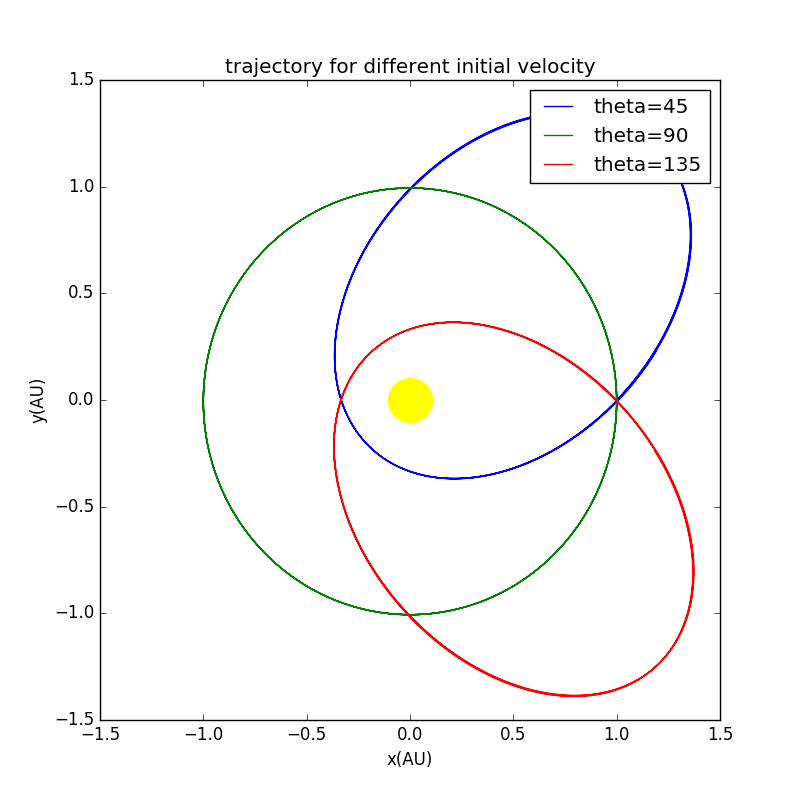

Source code (Python):
import matplotlib.pyplot as plt
import math

# this function gives trac
def trac(vxx,vyy):
    x=[1]
    y=[0]   
    vx=[vxx]
    vy=[vyy]
    t=[0]
    dt=0.002

    while t[-1]<=4:
        r2=(x[-1])**2+(y[-1])**2
        r=math.sqrt(r2)
        ox=-4*math.pi*math.pi*x[-1]/(r**3)
        oy=-4*math.pi*math.pi*y[-1]/(r**3)
        vx.append(vx[-1]+ox*dt)
        vy.append(vy[-1]+oy*dt)
        x.append(x[-1]+vx[-1]*dt)
        y.append(y[-1]+vy[-1]*dt)
        t.append(t[-1]+dt)

    return x,y

fig=plt.figure(figsize=[8,8])

x1=trac(math.sqrt(2)*math.pi,math.sqrt(2)*math.pi)[0]
y1=trac(math.sqrt(2)*math.pi,math.sqrt(2)*math.pi)[1]
x2=trac(0,2*math.pi)[0]
y2=trac(0,2*math.pi)[1]
x3=trac(-math.sqrt(2)*math.pi,math.sqrt(2)*math.pi)[0]
y3=trac(-math.sqrt(2)*math.pi,math.sqrt(2)*math.pi)[1]

plt.plot(x1,y1,label='theta=45')
plt.plot(x2,y2,label='theta=90')
plt.plot(x3,y3,label='theta=135')
plt.scatter([0],[0],s=1000,color='yellow')
plt.legend(loc='upper right')
plt.xlim(-1.5,1.5)
plt.ylim(-1.5,1.5)
plt.xlabel('x(AU)')
plt.ylabel('y(AU)')
plt.title('trajectory for different initial velocity')

plt.show()
        
        
